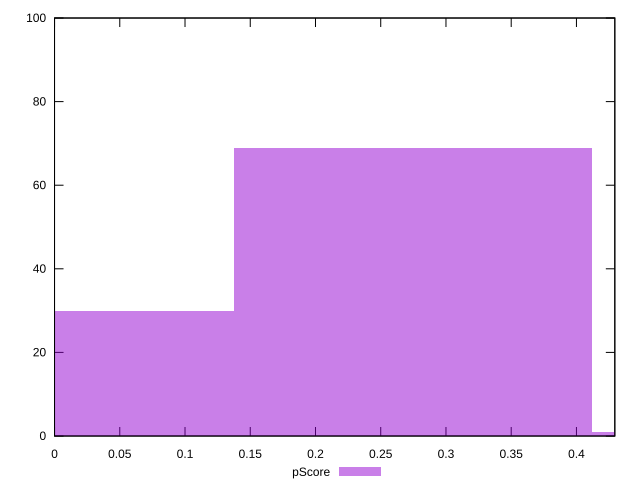

This figure's gnuplot source:
reset

$pScore <<EOF
0.549423425947577 1
0.2747117129737885 69
0 30
EOF

set key outside below
set boxwidth 0.2747117129737885
set xrange [0:0.4294117647058824]
set yrange [0:100]
set trange [0:100]
set style fill transparent solid 0.5 noborder
set terminal svg size 640, 490 enhanced background rgb 'white'
set output "reprap/uses-text-compression/samples/pages/pScore/histogram.svg"

plot $pScore title "pScore" with boxes

reset
